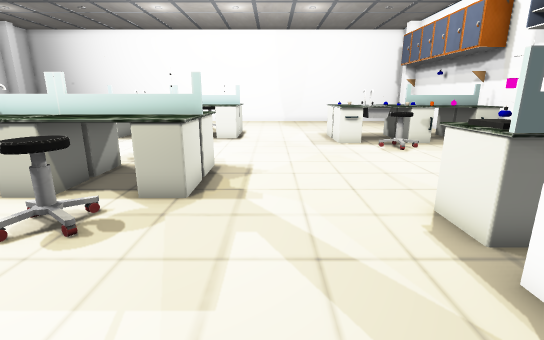
View 1 (above)

22 first-person views from a walk through a Unity game level. The camera is 1.2 m above the floor, tilts 14° down and sees 85° across. The floor is counted in squares, 0.5 m on a side. Each view is taken from the middle of a square. On the plan, view 1 faces up. The plan holds only what a view shows up to about 19 squares ahead; the rest is blank. The player is left out.

View 2
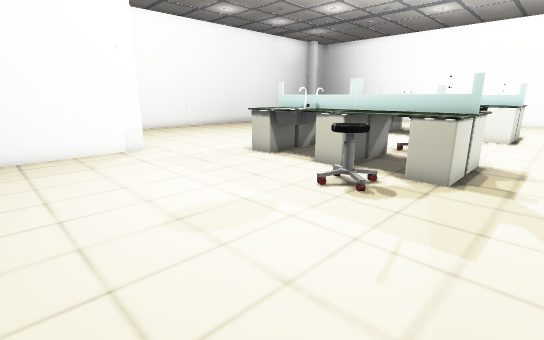

View 3
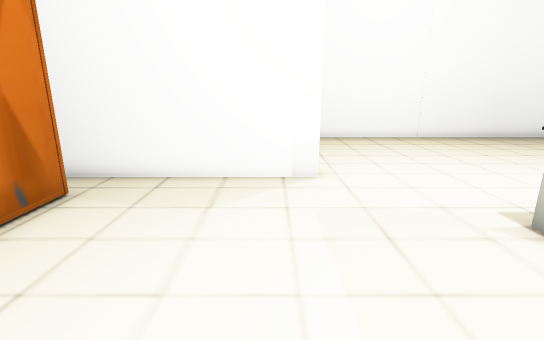

View 4
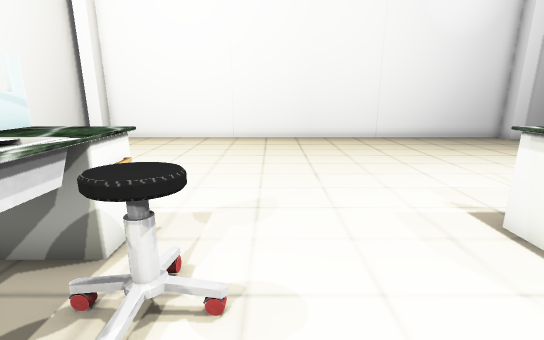

View 5
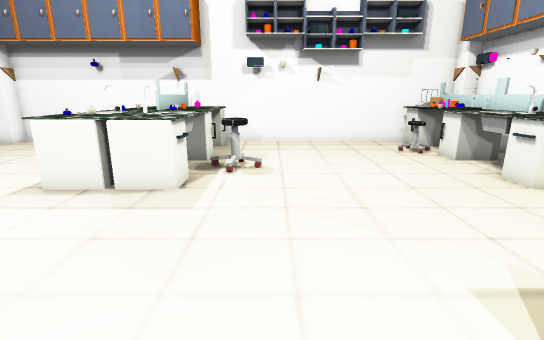

View 6
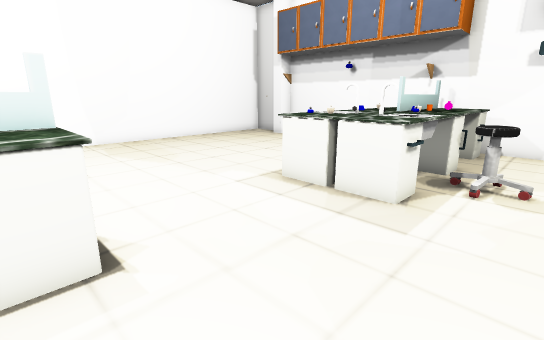

View 7
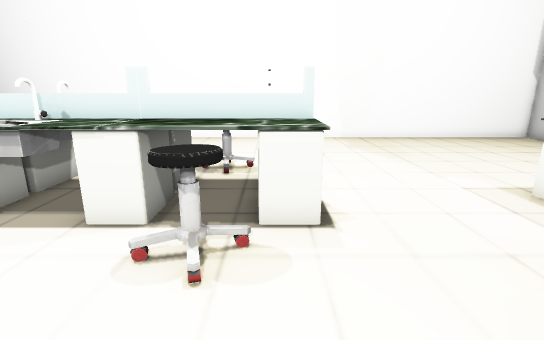

View 8
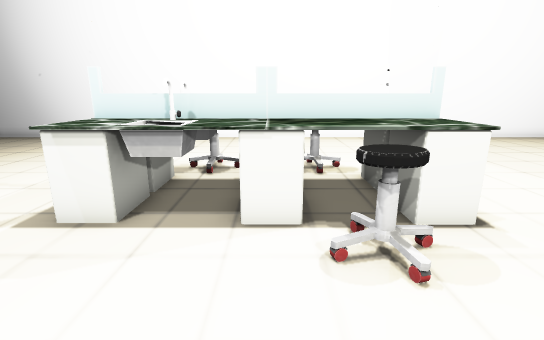

View 9
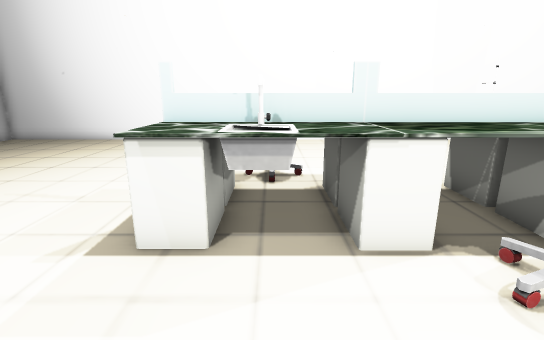

View 10
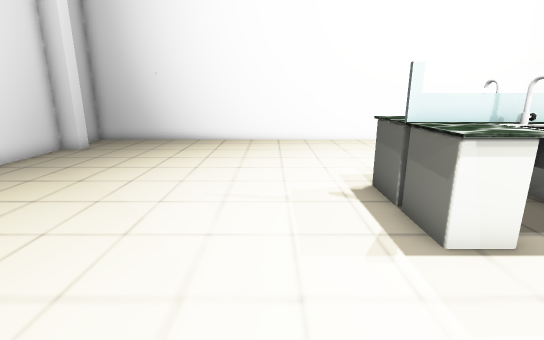

View 11
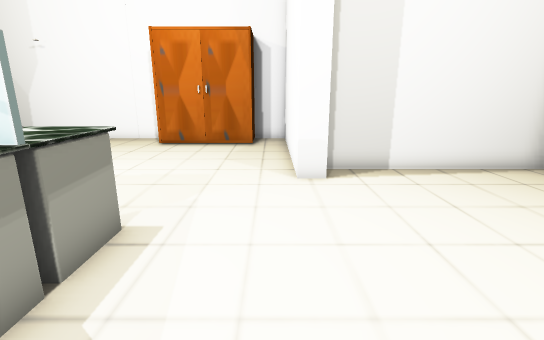

View 12
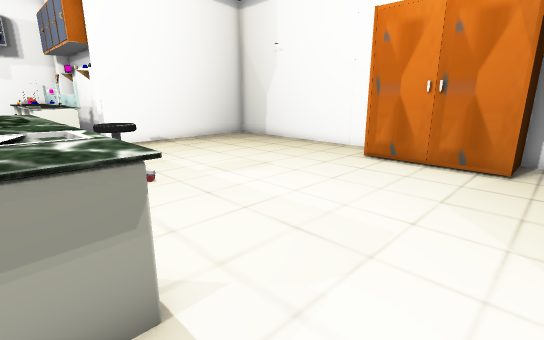

View 13
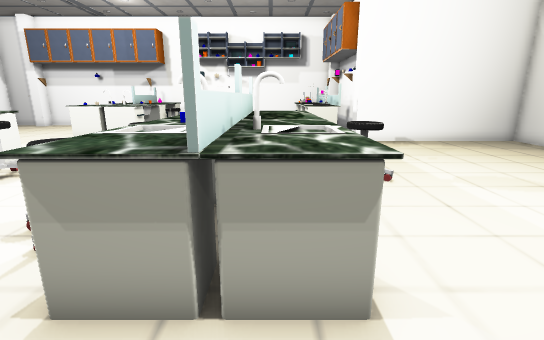

View 14
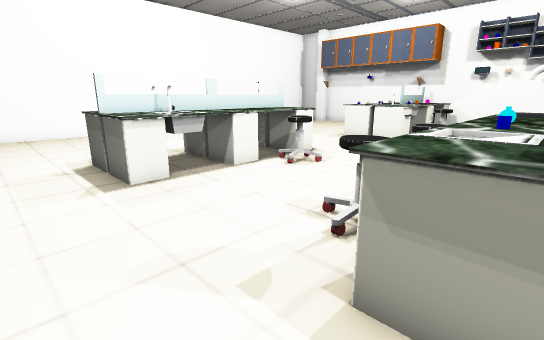

View 15
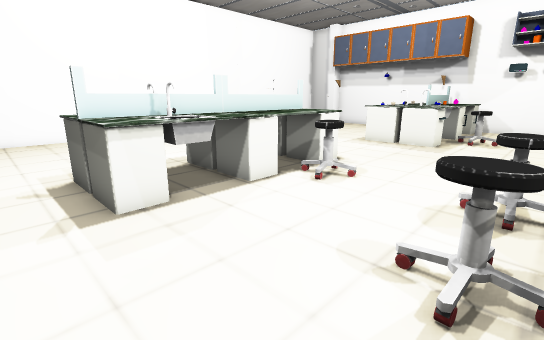

View 16
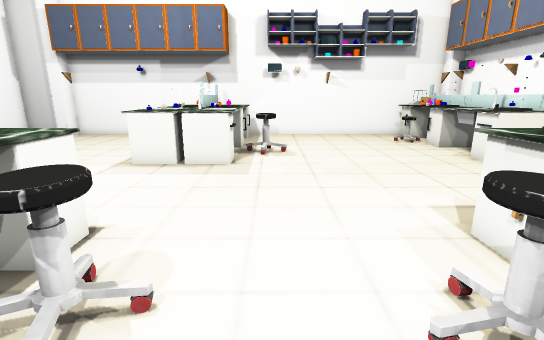

View 17
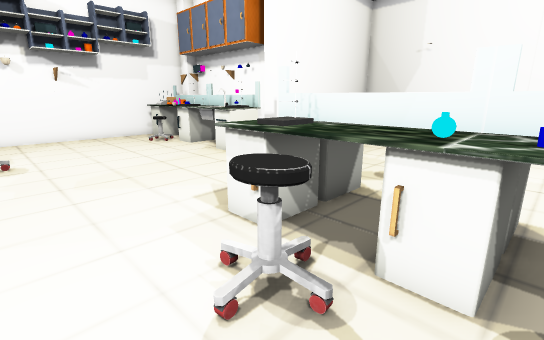

View 18
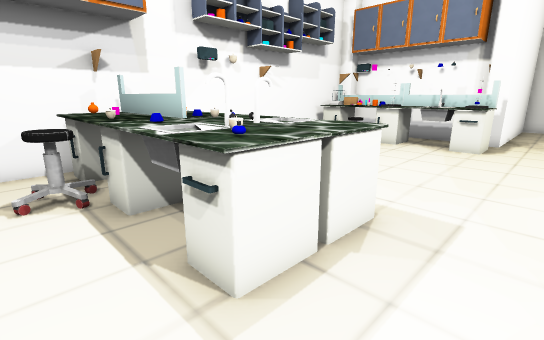

View 19
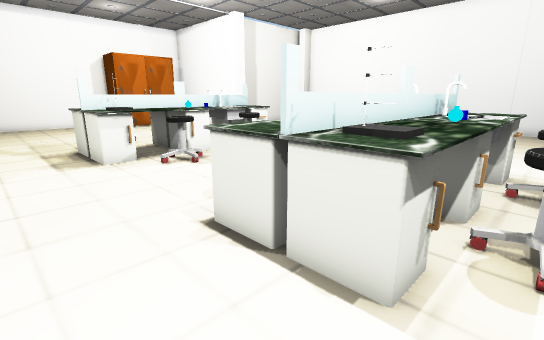

View 20
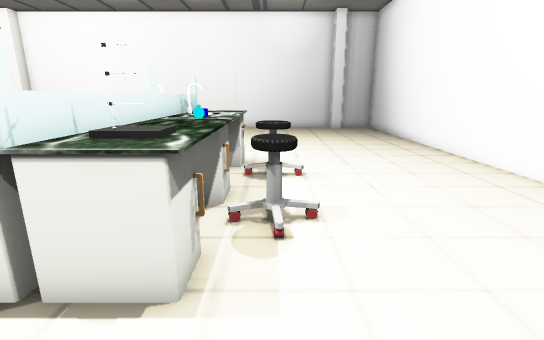

View 21
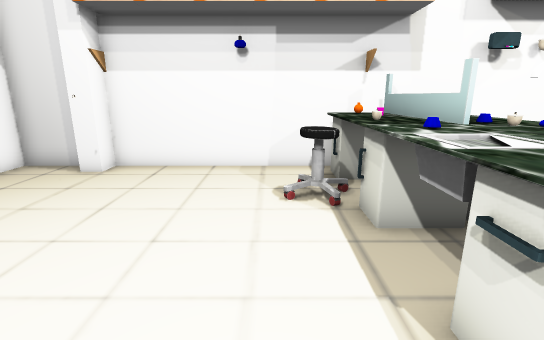

View 22
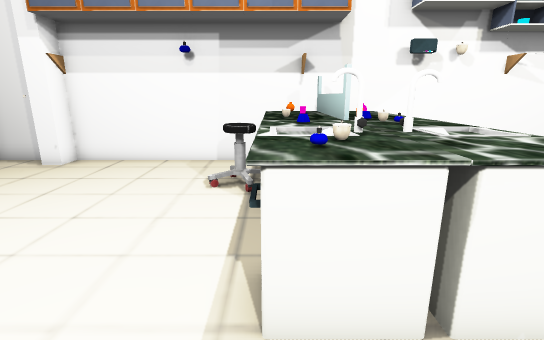

### Floor plan
Points are (right, up) in squares from view 1. A wall is a line through its corners. A room is listed if a view was taken in it or the views show most of it. See-through windows are left out.
Room 1 (views 1, 2, 3, 4, 5, 6, 7, 8, 9, 10, 11, 12, 13, 14, 15, 16, 17, 18, 19, 20, 21, 22)
walls: (-5.4, 19.1) (-6.6, 19.1); (-6.6, 8.8) (-5.4, 8.8); (-6.5, 19.3) (-5.4, 19.3); (-5.4, 8.7) (-6.6, 8.7); (-2.5, 19.3) (-2, 19.3); (-2, 19.1) (-2.6, 19.1); (-13.8, 2.6) (-13.8, -5.3) (-12, -5.3) (-12, -3.1) (-7.2, -3.1); (4.4, 2.7) (11.5, 2.7); (7.4, 4.4) (8.5, 4.4); (-6.5, -5.3) (3.2, -5.3) (3.2, 2.6); (-22.8, 2.2) (-14.8, 2.2); (12.3, 3.4) (12.3, 29.8) (-22.8, 29.8) (-22.8, 3.4)
objects: pillar (-22, 3); pillar (-22, 27); pillar (-14, 3); other object (-10, 7) to (-6, 8); other object (-10, 9) to (-7, 11); other object (-10, 17) to (-7, 19); other object (-10, 20) to (-7, 21); other object (-8, 11) to (-8, 12); other object (-8, 22) to (-8, 23); other object (-6, 9) to (-2, 11); flask (-6, 10); other object (-6, 17) to (-2, 19); flask (-6, 20); other object (-6, 20) to (-2, 21); other object (-5, 5) to (-4, 6); other object (-5, 7) to (-2, 9); other object (-5, 11) to (-4, 12); other object (-5, 16) to (-4, 17); other object (-5, 22) to (-4, 22); other object (-3, 10); other object (-3, 20); pillar (3, 3) to (4, 3); other object (3, 4) to (7, 6); other object (3, 15) to (7, 17); other object (3, 18) to (7, 19); other object (6, 14) to (7, 15); other object (7, 18); other object (8, 15) to (11, 17); other object (8, 17); other object (8, 18) to (11, 19); other object (9, 4) to (11, 6); other object (9, 6); other object (9, 7); other object (9, 20) to (10, 20); other object (10, 5); other object (10, 16); other object (11, 18); pillar (11, 27) to (12, 27)

Where each view was taken, in squares from view 1:
view 1: 0 up, 0 right, facing up
view 2: 2 down, 0 right, facing up-left
view 3: 2 up, 5 left, facing left
view 4: 13 up, 5 left, facing left
view 5: 13 up, 4 left, facing right
view 6: 13 up, 3 left, facing up-right
view 7: 12 up, 3 left, facing up
view 8: 12 up, 6 left, facing up
view 9: 13 up, 8 left, facing up
view 10: 13 up, 13 left, facing up
view 11: 12 up, 13 left, facing down
view 12: 8 up, 13 left, facing down-right
view 13: 8 up, 13 left, facing right
view 14: 9 up, 13 left, facing up-right
view 15: 11 up, 12 left, facing up-right
view 16: 14 up, 7 left, facing right
view 17: 14 up, 7 left, facing down-right
view 18: 21 up, 1 right, facing down-right
view 19: 22 up, 1 right, facing down-left
view 20: 22 up, 1 right, facing left
view 21: 21 up, 2 right, facing right
view 22: 19 up, 1 right, facing right
